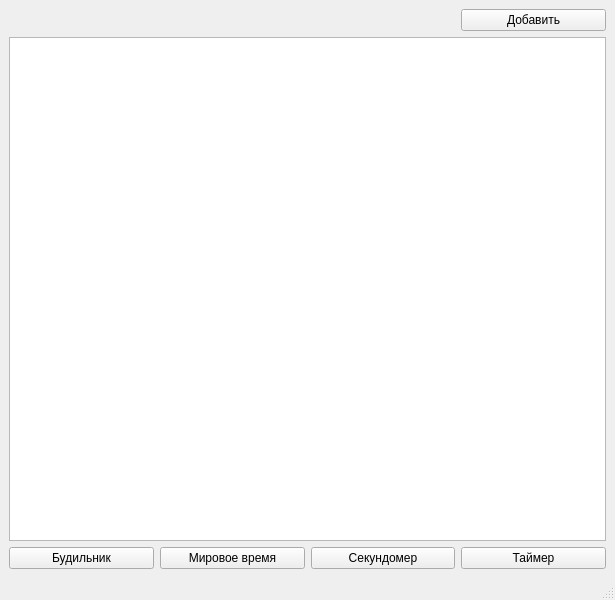
<?xml version="1.0" encoding="UTF-8"?>
<ui version="4.0">
 <class>MainWindow</class>
 <widget class="QMainWindow" name="MainWindow">
  <property name="geometry">
   <rect>
    <x>0</x>
    <y>0</y>
    <width>615</width>
    <height>600</height>
   </rect>
  </property>
  <property name="windowTitle">
   <string>MainWindow</string>
  </property>
  <widget class="QWidget" name="centralwidget">
   <layout class="QGridLayout" name="gridLayout">
    <item row="0" column="3">
     <widget class="QPushButton" name="addbutton">
      <property name="text">
       <string>Добавить</string>
      </property>
     </widget>
    </item>
    <item row="1" column="0" colspan="4">
     <widget class="QTableWidget" name="tableWidget"/>
    </item>
    <item row="2" column="3">
     <widget class="QPushButton" name="timer_switch">
      <property name="text">
       <string>Таймер</string>
      </property>
     </widget>
    </item>
    <item row="2" column="0">
     <widget class="QPushButton" name="alarm_switch">
      <property name="text">
       <string>Будильник</string>
      </property>
     </widget>
    </item>
    <item row="2" column="2">
     <widget class="QPushButton" name="stopwatch_switch">
      <property name="text">
       <string>Секундомер</string>
      </property>
     </widget>
    </item>
    <item row="2" column="1">
     <widget class="QPushButton" name="worldtime_switch">
      <property name="text">
       <string>Мировое время</string>
      </property>
     </widget>
    </item>
   </layout>
  </widget>
  <widget class="QStatusBar" name="statusbar"/>
 </widget>
 <resources/>
 <connections/>
</ui>
